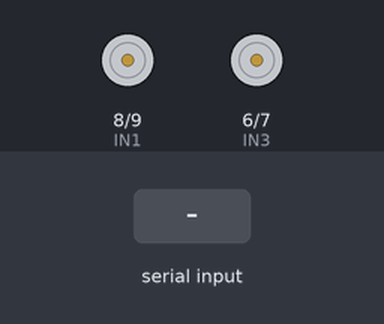
A sketch run on a simulated Arduino Uno, built with avr-gcc and run on an emulated ATmega328P. On the bench: motor-driver pin pairs drawn as motors (green arrow = first pin HIGH = forward, orange = second pin HIGH = backward, longer = more drive, scaled by the enable pin). Inputs (shaded band) come from the test bench. What the sketch prints to the serial monitor is not drawn.

Above: at 1.2 s.
1.3 s: "E" received over Serial
At 2.2 s:
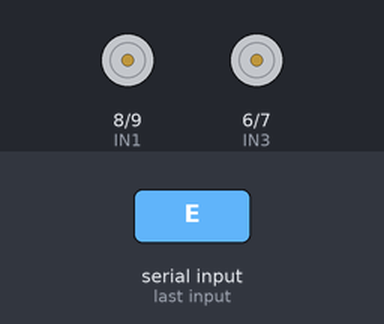
2.8 s: "D" received over Serial
At 3.2 s:
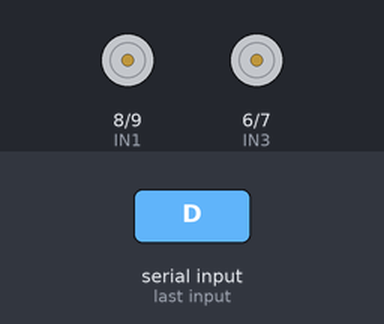
4.3 s: "C" received over Serial
At 4.9 s:
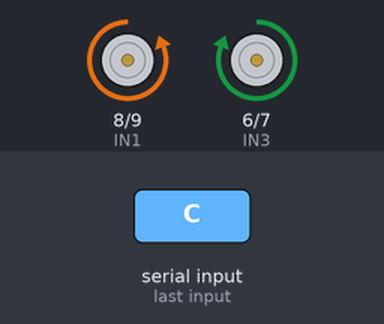
Timing chart, 0 to 7.3 s (numbered marks = the images above; inputs shaded):
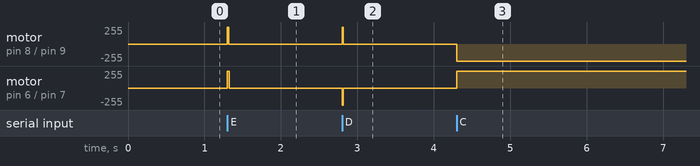

The sketch:

Control_Motores.ino
```cpp
// Motor 1
int ENA = 10;
int IN1 = 8;
int IN2 = 9;

// Motor 2
int ENB = 5;
int IN3 = 6;
int IN4 = 7;


void setup ()
{
 // Declaramos todos los pines como salidas
Serial.begin(9600);
 pinMode (IN1, OUTPUT);
 pinMode (IN2, OUTPUT);
 pinMode (IN3, OUTPUT);
 pinMode (IN4, OUTPUT);
}

void Adelante ()
{
 //Direccion motor A
 digitalWrite (IN1, HIGH);
 digitalWrite (IN2, LOW);
 analogWrite (ENA, 255); //Velocidad motor A
 //Direccion motor B
 digitalWrite (IN3, HIGH);
 digitalWrite (IN4, LOW);
 analogWrite (ENB, 255); //Velocidad motor B
}
void Atras ()
{
 //Direccion motor A
 digitalWrite (IN1, LOW);
 digitalWrite (IN2, HIGH);
 analogWrite (ENA, 255); //Velocidad motor A
 //Direccion motor B
 digitalWrite (IN3, LOW);
 digitalWrite (IN4, HIGH);
 analogWrite (ENB, 255); //Velocidad motor B
}
void Izquierda ()
{
 //Direccion motor A
 digitalWrite (IN1, HIGH);
 digitalWrite (IN2, LOW);
 analogWrite (ENA, 255); //Velocidad motor A
 //Direccion motor B
 digitalWrite (IN3, LOW);
 digitalWrite (IN4, HIGH);
 analogWrite (ENB, 255); //Velocidad motor A
}

void Derecha ()
{
 //Direccion motor A
 digitalWrite (IN1, LOW);
 digitalWrite (IN2, HIGH);
analogWrite (ENA, 255); //Velocidad motor A
 //Direccion motor B
 digitalWrite (IN3, HIGH);
 digitalWrite (IN4, LOW);
 analogWrite (ENB, 255); //Velocidad motor A
}
void Parar ()
{
 //Direccion motor A
 digitalWrite (IN1, LOW);
 digitalWrite (IN2, LOW);
 analogWrite (ENA, 0); //Velocidad motor A
 //Direccion motor B
 digitalWrite (IN3, LOW);
 digitalWrite (IN4, LOW);
 analogWrite (ENB, 0); //Velocidad motor A
}

void comprobador_ser(){
 {
  // put your main code here, to run repeatedly:
  if(Serial.available()>0)
  {
    int dato = Serial.read();
    Serial.println(dato);

    if(dato==69)
    {
      Adelante();
      delay(20);
      Serial.print("Adelante");
    }
    else
    {
      Parar();
      Serial.print("Detenerse");
    }
    if(dato==68)
    {
      Izquierda();
      delay(15);
      Serial.print("Izquierda");
    }
    else
    {
      Parar();
      Serial.print("Detenerse");
    }
    if(dato==67)
    {
      Derecha();
      delay(15);
      Serial.print("Derecha");
    }
    else
    {
      Parar();
      Serial.print("Detenerse");
    }
  }
}
}


void loop ()
{
comprobador_ser();

}
/*{
 if (Serial.available()>0){
      char option = Serial.read();
        if(option = 1){
          Adelante();
          int a1,a2;


        }
       else{
        Parar();
       }

   }

}*/
```

Measured:
- after the input at 1.3 s, motor on pin 8 (IN1) / pin 9 (IN2), motor on pin 6 (IN3) / pin 7 (IN4): stopped → forward 255/255 at once, → stopped 0.02 s later
- after the input at 2.8 s, motor on pin 8 (IN1) / pin 9 (IN2): stopped → forward 255/255 at once, → stopped 0.02 s later; motor on pin 6 (IN3) / pin 7 (IN4): stopped → backward 255/255 at once, → stopped 0.02 s later
- after the input at 4.3 s, motor on pin 8 (IN1) / pin 9 (IN2): stopped → backward 255/255 at once; motor on pin 6 (IN3) / pin 7 (IN4): stopped → forward 255/255 at once
